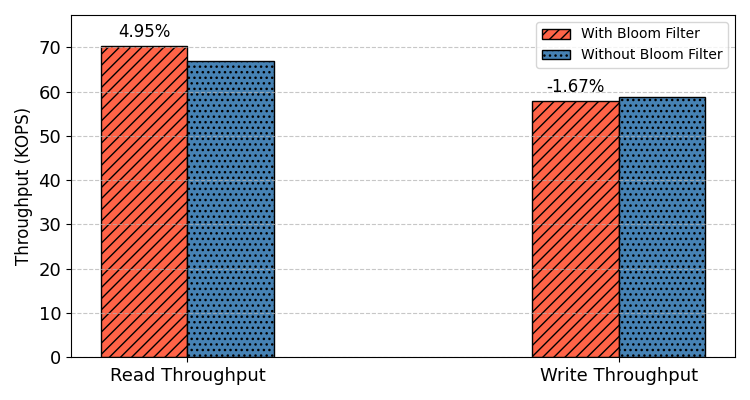

Write the Python code that produced this figure.
import pandas as pd
import matplotlib.pyplot as plt

# Read the CSV file into a DataFrame
data = pd.read_csv('bloom_filter.csv')

# Extract relevant data
read_throughputs = data['P3 read throughput'].values
write_throughputs = data['P3 write throughput'].values

# Positions for main groups and labels
group_positions = [1, 2]
group_labels = ['Read Throughput', 'Write Throughput']

# Adjusting the width of the bars
width = 0.2  # New width for the bars

# Adjusting font sizes
title_fontsize = 12
axis_title_fontsize = 12
tick_label_fontsize = 13
legend_fontsize = 10

# Calculate the ratios for read and write throughput
read_ratio = (read_throughputs[0] - read_throughputs[1]) / read_throughputs[1] * 100
write_ratio = (write_throughputs[0] - write_throughputs[1]) / write_throughputs[1] * 100
ratios = [read_ratio, write_ratio]

# Calculate the maximum value among all bars to adjust the y-axis limit
max_value = max(max(read_throughputs), max(write_throughputs))
y_limit = max_value + 0.1 * max_value  # Adding 10% of the maximum value as extra space


# Creating the bar chart with the adjusted width
plt.figure(figsize=(7.5, 4))

# Bars
bars_with_bf = plt.bar([group_positions[0] - width/2, group_positions[1] - width/2], [read_throughputs[0], write_throughputs[0]], width=width, label='With Bloom Filter', color='#FF6347', hatch='///', align='center',edgecolor='black')
bars_without_bf = plt.bar([group_positions[0] + width/2, group_positions[1] + width/2], [read_throughputs[1], write_throughputs[1]], width=width, label='Without Bloom Filter', color='#4682B4', hatch='...', align='center',edgecolor='black')

# Annotate bars with calculated ratios
for i, bar in enumerate(bars_with_bf):
    height = bar.get_height()
    plt.text(bar.get_x() + bar.get_width()/2, height + 0.03 * max_value, f"{ratios[i]:.2f}%", ha='center', fontsize=12)  # Adjusted text position with 3% of max value


# Labeling with adjusted font sizes
plt.ylabel('Throughput (KOPS)', fontsize=axis_title_fontsize)
# plt.title('Comparison of Throughput With and Without Bloom Filter', fontsize=title_fontsize)
plt.xticks(group_positions, group_labels, fontsize=tick_label_fontsize)
plt.yticks(fontsize=tick_label_fontsize)
plt.ylim(0, y_limit)  # Setting the adjusted y-axis limit
plt.legend(fontsize=legend_fontsize, loc='upper right')
plt.grid(axis='y', linestyle='--', alpha=0.7)
plt.tight_layout()

# Display the plot
plt.show()


plt.savefig('bloom_filter.pdf')
plt.savefig('bloom_filter.png')